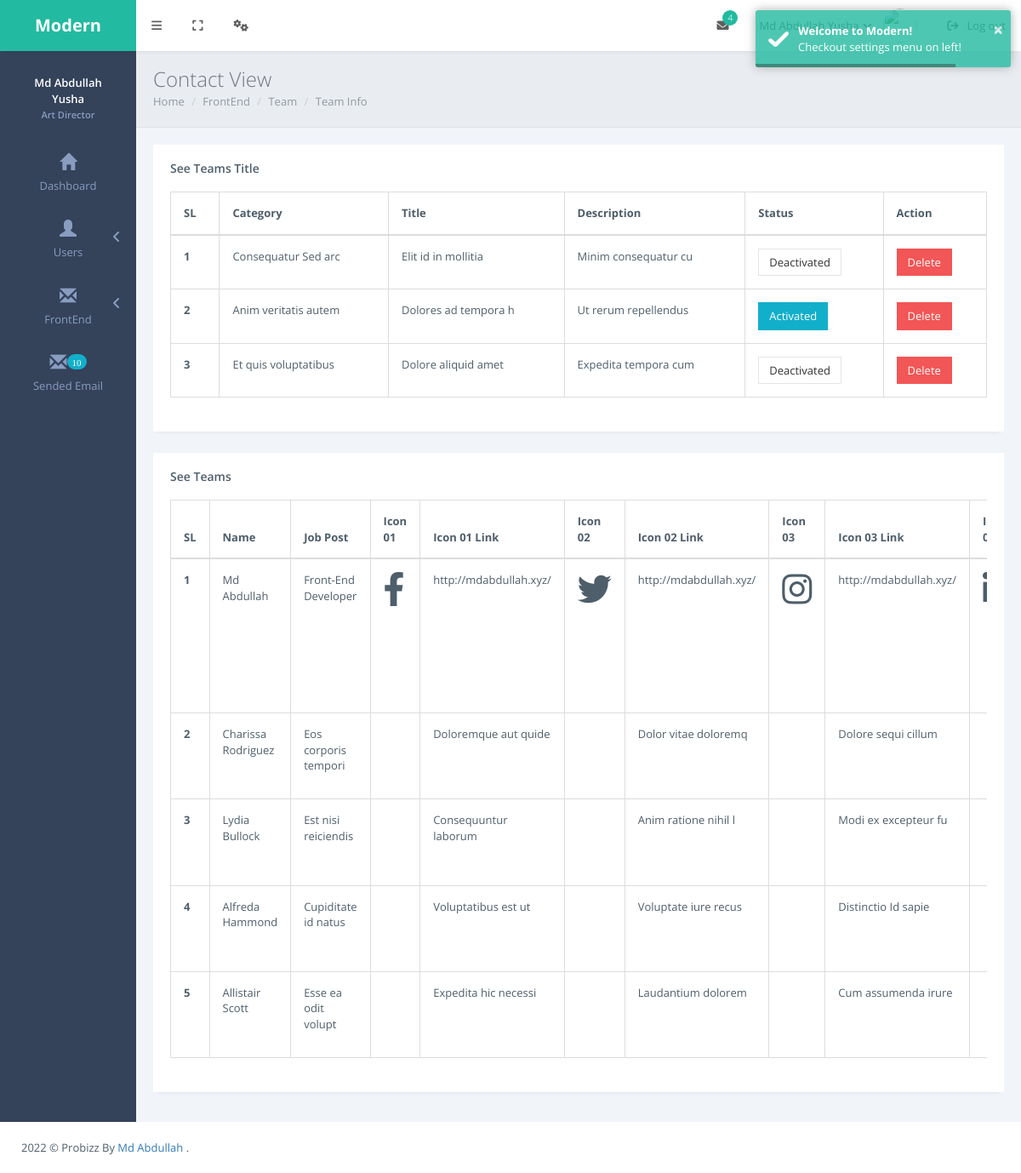
Screenshot of /admin/team/view_team.php (signed in) with the database file from the repository.
### tables this page shows
CREATE TABLE `users` (
  `id` int(11) NOT NULL,
  `name` varchar(60) NOT NULL,
  `email` varchar(60) NOT NULL,
  `password` varchar(60) NOT NULL,
  `profile_image` varchar(60) NOT NULL,
  `created_at` datetime NOT NULL
);

CREATE TABLE `teams_title` (
  `id` int(11) NOT NULL,
  `category` varchar(60) NOT NULL,
  `title` varchar(60) NOT NULL,
  `description` varchar(200) NOT NULL,
  `status` int(11) NOT NULL DEFAULT 0
);

CREATE TABLE `teams` (
  `id` int(11) NOT NULL,
  `name` varchar(60) NOT NULL,
  `job_post` varchar(60) NOT NULL,
  `icon_01` varchar(60) NOT NULL,
  `icon_01_link` varchar(200) NOT NULL,
  `icon_02` varchar(60) NOT NULL,
  `icon_02_link` varchar(200) NOT NULL,
  `icon_03` varchar(60) NOT NULL,
  `icon_03_link` varchar(200) NOT NULL,
  `icon_04` varchar(60) NOT NULL,
  `icon_04_link` varchar(200) NOT NULL,
  `profile_image` varchar(60) NOT NULL,
  `status` int(11) NOT NULL DEFAULT 0
);

### admin/team/view_team.php (the view, shortened to what this page needs)
<?php
    require '../db.php';
    require '../includes/header.php';
    require '../includes/sidemenu.php';
    $select_team = "SELECT * FROM teams";
    $select_team_result = mysqli_query($dbconnect, $select_team);
    $select_teams_title = "SELECT * FROM teams_title";
    $select_teams_title_result = mysqli_query($dbconnect, $select_teams_title);
?>
<div class="page-inner">
    <div class="page-title">
        <h3>Contact View</h3>
        <div class="page-breadcrumb">
            <ol class="breadcrumb">
                <li><a href="index.html">Home</a></li>
                <li><a href="#">FrontEnd</a></li>
                <li><a href="#">Team</a></li>
                <li class="active">Team Info</li>
            </ol>
        </div>
    </div>
    <div id="main-wrapper">
        <div class="row">
        <div class="col-md-12">
                <div class="panel panel-white">
                    <div class="panel-heading clearfix">
                        <h4 class="panel-title">See Teams Title</h4>
                    </div>
                    <div class="panel-body">
                        <div class="table-responsive">
                            <table class="table table-bordered">
                                <thead>
                                    <tr>
                                        <th>SL</th>
                                        <th>Category</th>
                                        <th>Title</th>
                                        <th>Description</th>
                                        <th>Status</th>
                                        <th>Action</th>
                                    </tr>
                                </thead>
                                <tbody>
                                <?php
                                    foreach($select_teams_title_result as $key => $teams_title) { ?>
                                    <tr>
                                        <th scope="row"><?= $key+1?></th>
                                        <td><?= $teams_title['category']?></td>
                                        <td><?= $teams_title['title']?></td>
                                        <td><?= $teams_title['description']?></td>
                                        <td>
                                            <?php if($teams_title['status'] == 0) {?>
                                            <a href="team_title_active.php?id=<?= $teams_title['id']?>" class="btn btn-default">Deactivated</a>
                                            <?php } else {?>
                                            <a href="team_title_active.php?id=<?= $teams_title['id']?>" class="btn btn-info">Activated</a>
                                            <?php } ?>
                                        </td>
                                        <td>
                                            <button id="team_title_delete.php?id=<?= $teams_title['id']?>" class="btn btn-danger delete_btn">Delete</button>
                                        </td>
                                    </tr>
                                    <?php } ?>
                                </tbody>
                            </table>
                        </div>
                    </div>
                </div>
            </div>
        <div class="col-md-12">
                <div class="panel panel-white">
                    <div class="panel-heading clearfix">
                        <h4 class="panel-title">See Teams</h4>
                    </div>
                    <div class="panel-body">
                        <div class="table-responsive">
                            <table class="table table-bordered">
                                <thead>
                                    <tr>
                                        <th>SL</th>
                                        <th>Name</th>
                                        <th>Job Post</th>
                                        <th>Icon 01</th>
                                        <th>Icon 01 Link</th>
                                        <th>Icon 02</th>
                                        <th>Icon 02 Link</th>
                                        <th>Icon 03</th>
                                        <th>Icon 03 Link</th>
                                        <th>Icon 04</th>
                                    </tr>
                                </thead>
                                <tbody>
                                <?php
                                    foreach($select_team_result as $key => $team) { ?>
                                    <tr>
                                        <th scope="row"><?= $key+1?></th>
                                        <td><?= $team['name']?></td>
                                        <td><?= $team['job_post']?></td>
                                        <td><i class="<?= $team['icon_01']?>" style="font-size: 40px;"></i></td>
                                        <td><?= $team['icon_01_link']?></td>
                                        <td><i class="<?= $team['icon_02']?>" style="font-size: 40px;"></i></td>
                                        <td><?= $team['icon_02_link']?></td>
                                        <td><i class="<?= $team['icon_03']?>" style="font-size: 40px;"></i></td>
                                        <td><?= $team['icon_03_link']?></td>
                                        <td><i class="<?= $team['icon_04']?>" style="font-size: 40px;"></i></td>
                                    </tr>
                                    <?php } ?>
                                </tbody>
                            </table>
                        </div>
                    </div>
                </div>
            </div>
        </div>
    </div>
</div>
<?php
    require '../includes/footer.php';
?>

### admin/includes/sidemenu.php (shortened to what this page needs)
<?php
    $id = $_SESSION['id'];
    $select_user = "SELECT * FROM users WHERE id= $id";
    $select_user_result = mysqli_query($dbconnect, $select_user);
    $after_assoc = mysqli_fetch_assoc($select_user_result);
    $select_message = "SELECT COUNT(*) as unreaded_email FROM newsletter_mail WHERE status = 0";
    $select_message_result = mysqli_query($dbconnect, $select_message);
    $after_assoc2 = mysqli_fetch_assoc($select_message_result);
?>
<main class="page-content content-wrap">
    <div class="navbar">
                <div class="navbar-inner">
                    <div class="logo-box">
                        <a href="/probiz/admin/admin.php" class="logo-text"><span>Modern</span></a>
                    </div>
                    <div class="topmenu-outer">
                        <div class="top-menu">
                            <ul class="nav navbar-nav navbar-left">
                                <li>
                                    <a href="javascript:void(0);" class="waves-effect waves-button waves-classic sidebar-toggle"><i class="fa fa-bars"></i></a>
                                </li>
                                <li>
                                    <a href="javascript:void(0);" class="waves-effect waves-button waves-classic toggle-fullscreen"><i class="fa fa-expand"></i></a>
                                </li>
                                <li class="dropdown">
                                    <a href="#" class="dropdown-toggle waves-effect waves-button waves-classic" data-toggle="dropdown">
                                        <i class="fa fa-cogs"></i>
                                    </a>
                                </li>
                            </ul>
                            <ul class="nav navbar-nav navbar-right">
                                <li class="dropdown">
                                    <a href="#" class="dropdown-toggle waves-effect waves-button waves-classic" data-toggle="dropdown"><i class="fa fa-envelope"></i><span class="badge badge-success pull-right">4</span></a>
                                </li>
                                <li class="dropdown">
                                    <a href="#" class="dropdown-toggle waves-effect waves-button waves-classic" data-toggle="dropdown">
                                        <span class="user-name"><?= $after_assoc['name']?><i class="fa fa-angle-down"></i></span>
                                    </a>
                                </li>
                                <li>
                                    <a href="/probiz/admin/logout.php" class="log-out waves-effect waves-button waves-classic">
                                        <span><i class="fa fa-sign-out m-r-xs"></i>Log out</span>
                                    </a>
                                </li>
                            </ul>
                        </div>
                    </div>
                </div>
            </div>
            <div class="page-sidebar sidebar">
                <div class="page-sidebar-inner slimscroll">
                    <div class="sidebar-header">
                        <div class="sidebar-profile">
                            <a href="javascript:void(0);" id="profile-menu-link">
                                <div class="sidebar-profile-details">
                                    <span><?= $after_assoc['name']?><br><small>Art Director</small></span>
                                </div>
                            </a>
                        </div>
                    </div>
                    <ul class="menu accordion-menu">
                        <li><a href="/probiz/admin/admin.php" class="waves-effect waves-button"><span class="menu-icon glyphicon glyphicon-home"></span><p>Dashboard</p></a></li>
                        <li class="droplink"><a href="#" class="waves-effect waves-button"><span class="menu-icon glyphicon glyphicon-user"></span><p>Users</p><span class="arrow"></span></a>
                        </li>
                        <li class="droplink"><a href="#" class="waves-effect waves-button"><span class="menu-icon glyphicon glyphicon-envelope"></span><p>FrontEnd</p><span class="arrow"></span></a>
                            </li>
                        </ul>
                        <li><a href="/probiz/admin/newsletter/view_mail.php" class="waves-effect waves-button"><span class="menu-icon glyphicon glyphicon-envelope"><span class="badge badge-info"><?= $after_assoc2['unreaded_email']?></span></span><p>Sended Email</p></a></li>
                </div>
            </div>

### admin/assets/css/themes/green.css (style rules this page uses)
.page-content { background: #34425A; }
.navbar .logo-box { background: #22baa0; }
.navbar .logo-box a { color: #fff; }
.sidebar { background: #34425A; }
.sidebar-header { background: #34425A; }
.sidebar-profile span small { color: #899dc1; }
.menu { background: #34425A; }
.menu.accordion-menu a { color: #899dc1; }

### rows the page displays
users: name "Md Abdullah Yusha"
teams_title: category "Consequatur Sed arc", title "Elit id in mollitia", description "Minim consequatur cu"
teams_title: category "Anim veritatis autem", title "Dolores ad tempora h", description "Ut rerum repellendus"
teams_title: category "Et quis voluptatibus", title "Dolore aliquid amet", description "Expedita tempora cum"
teams: name "Md Abdullah", job_post "Front-End Developer", icon_01_link "http://mdabdullah.xyz/", icon_02_link "http://mdabdullah.xyz/", icon_03_link "http://mdabdullah.xyz/"
teams: name "Charissa Rodriguez", job_post "Eos corporis tempori", icon_01_link "Doloremque aut quide", icon_02_link "Dolor vitae doloremq", icon_03_link "Dolore sequi cillum"
teams: name "Lydia Bullock", job_post "Est nisi reiciendis", icon_01_link "Consequuntur laborum", icon_02_link "Anim ratione nihil l", icon_03_link "Modi ex excepteur fu"
teams: name "Alfreda Hammond", job_post "Cupiditate id natus", icon_01_link "Voluptatibus est ut", icon_02_link "Voluptate iure recus", icon_03_link "Distinctio Id sapie"
teams: name "Allistair Scott", job_post "Esse ea odit volupt", icon_01_link "Expedita hic necessi", icon_02_link "Laudantium dolorem", icon_03_link "Cum assumenda irure"

### other values shown
$after_assoc2['unreaded_email'] "10"
